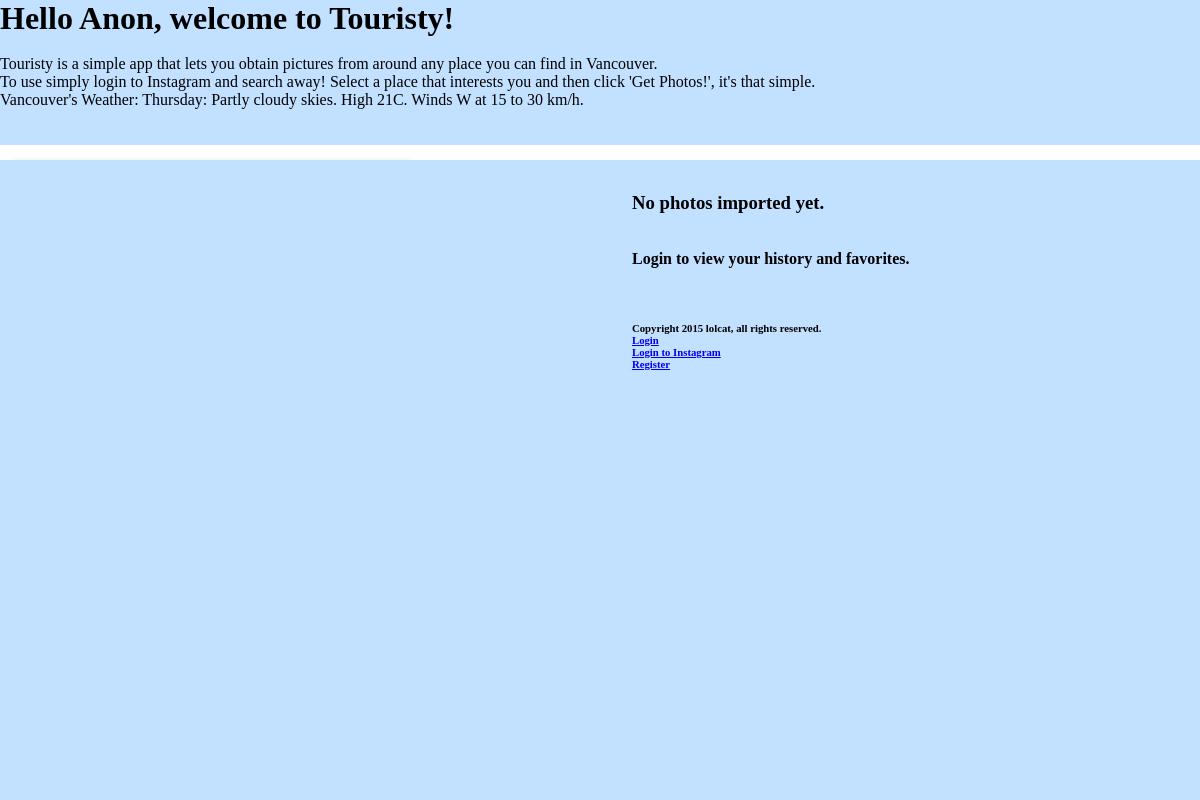
The app's page /, older data.
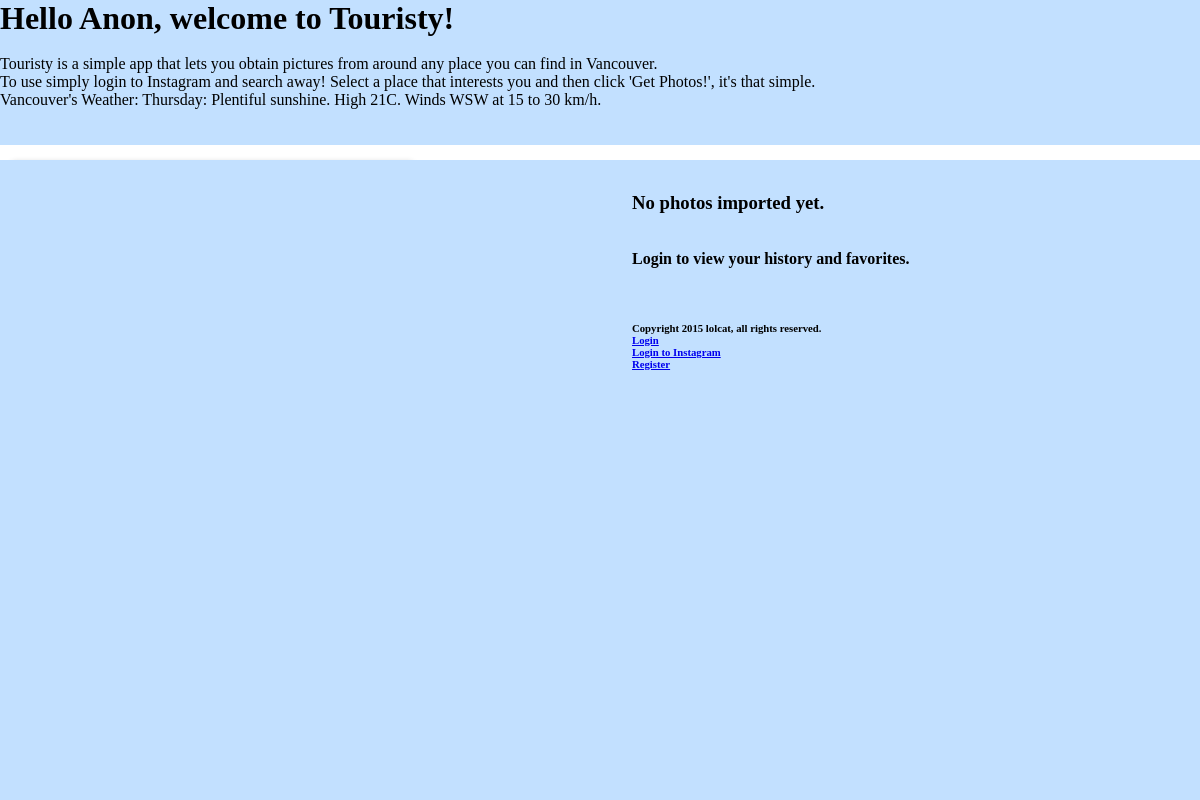
The same page, newer data.
### home/models.py (models this page shows)
class Weather(models.Model):
    date_id = models.DateField(primary_key=True)
    weather_string = models.CharField(max_length=140)
    def __unicode__(self):
        return self.weather_string

### home/views.py (the view)
# urls.py: url(r'^$', views.index, name='index'),
def index(request):
    date = datetime.now()
    context_dict = {'weather' : Weather.objects.get(date_id=date), 'popularity_list' : Popularity.objects.order_by('-lat')}
    if request.method == 'POST':
        user_id_for_follow = request.POST.get('user_id_for_follow')
        if user_id_for_follow:
            print user_id_for_follow
            access_token = request.POST.get('token')
            if access_token:
                print "got access token"
            try:
                api = InstagramAPI(access_token=access_token, client_secret=CONFIG['client_secret'])
                request.session['access_token'] = access_token
                api.follow_user(user_id=str(user_id_for_follow))
                print "followed the poster"
                return render(request, 'home/index.html', {'weather' : Weather.objects.get(date_id=date),
                                                           'popularity_list' : Popularity.objects.order_by('-lat')})
            except Exception as e:
                    print('xxxx',e)
                    return HttpResponse(e)
        else:
            photo_id_for_like = request.POST.get('photo_id_for_like')
            if photo_id_for_like:
                print photo_id_for_like
                access_token = request.POST.get('token')
                if access_token:
                    print "got access token"
                try:
                    api = InstagramAPI(access_token=access_token, client_secret=CONFIG['client_secret'])
                    request.session['access_token'] = access_token
                    print "trying to like the photo"
                    api.like_media(media_id=photo_id_for_like)
                    print "liked the photo"
                    return render(request, 'home/index.html', {'weather' : Weather.objects.get(date_id=date)})
                except Exception as e:
                        print(e)
                        return HttpResponse(e)
            else:
                lat = request.POST.get('lat')
                lng = request.POST.get('lng')
                search_value = request.POST.get('search_value')
                bool_clear_search = request.POST.get('clear_history')
                access_token = request.POST.get('token')
                favorite_place_name = request.POST.get('favorite_place_name')
                user = request.user
                if user.is_anonymous():
                    print "Anonymous user detected, breaking early."
                else:
                    profile = user.userprofile
                    if search_value:
                        profile.history = search_value + '\n' + profile.history
                    elif bool_clear_search:
                        profile.history = ""
                        print "cleared history!!"
                        profile.save()
                        return render(request, 'home/index.html', {'weather' : Weather.objects.get(date_id=date),
                                                                   'popularity_list' : Popularity.objects.order_by('-lat')})
                    if favorite_place_name != "":
                        favorite_place_name = request.POST.get('favorite_place_name')
                        favorite_place_content_string = request.POST.get('favorite_place_content_string')
                        fav = Favorite.objects.get_or_create(user_profile=user, place_name=favorite_place_name, lat=lat, lng=lng, content_string=favorite_place_content_string)
                        print fav
                        print 'Favorite printed!'
                    else:
                        print "Not favorited!"
                    if profile:
                        print "There's a profile!"
                        print user.username
                        print profile.history
                        profile.save()
                    else:
                        print "NO profile.. no login, no history."
                if access_token:
                    try:
                        api = InstagramAPI(access_token=access_token, client_secret=CONFIG['client_secret'])
                        request.session['access_token'] = access_token
                        print "Real ones ", lat, lng
                        media_search = api.media_search(lat=lat, lng=lng, distance=100)
                        photos = {}
                        times = []
                        for media in media_search:
                            photos[media] = media.get_standard_resolution_url()
                            times.append(media.created_time)
                        location_popularity = calculate_popularity(times)
                        p = Popularity.objects.create(lat=lat,lng=lng,pop=location_popularity)
                        popularity_list = Popularity.objects.order_by('-lat')
                        for popular in popularity_list:
                            if (str(popular.lat) == lat and str(popular.lng) == lng):
                                popular.delete()
                                print 'overwrite popularity'
                        p.save()
                        context_dict = {'access_token': access_token, 'photos': photos,
                                        'weather' : Weather.objects.get(date_id=date), 'popularity_list': popularity_list}
                    except Exception as e:
                        print(e)
                else:
                    code = request.GET.get("code")
                    if not code:
                        return HttpResponse('missing code. \n Please ensure you are logged in instagram before searching for places!')
                    try:
                        access_token, user_info = unauthenticated_api.exchange_code_for_access_token(code)
                        if not access_token:
                            return HttpResponse('Could not get access token')
                        api = InstagramAPI(access_token=access_token, client_secret=CONFIG['client_secret'])
                        request.session['access_token'] = access_token
                        print "Real ones ", lat, lng
                        media_search = api.media_search(lat=lat, lng=lng, distance=100)
                        photos = {}
                        times = []
                        for media in media_search:
                            photos[media] = media.get_standard_resolution_url()
                            times.append(media.created_time)
                        location_popularity = calculate_popularity(times)
                        p = Popularity.objects.create(lat=lat,lng=lng,pop=location_popularity)
                        popularity_list = Popularity.objects.order_by('-lat')
                        for popular in popularity_list:
                            if (str(popular.lat) == lat and str(popular.lng) == lng):
                                popular.delete()
                                print 'overwrite popularity'
                        p.save()
                        context_dict = {'access_token': access_token, 'photos': photos,
                                        'weather' : Weather.objects.get(date_id=date), 'popularity_list': popularity_list}
                    except Exception as e:
                        print(e)
                return render(request, 'home/index.html', context_dict)
    else:
        return render(request, 'home/index.html', context_dict)

### home/templates/home/index.html (shortened to what this page needs)
<!DOCTYPE html>
<html>
{% load staticfiles %}
<head>
</head>
<div id="top-div">
    {% if user.is_authenticated %}
    <h1>Hello {{ user.username }}, welcome back to Touristy! </h1> <br>
    {% else %}
    <h1>Hello Anon, welcome to Touristy!</h1><br>
    {% endif %}
    <p>Touristy is a simple app that lets you obtain pictures from around any place you can find in Vancouver. <br>
        To use simply login to Instagram and search away! Select a place that interests you and then click 'Get Photos!', it's that simple.
        <br>
        Vancouver's Weather: {{ weather }}<br>
        <br> <br></p>
</div>
<div id="map-canvas"></div>
<div id="instagram">
    {% if photos %}
    <h1> Photos from that area! </h1> <br>
    {% for media,photo in photos.items  %}
    <img src="{{ photo }}" alt="Photo" width="190">
    <form id="likable" method="post" action="/home/">
        {% csrf_token %}
        <input type="hidden" id="photo_id_for_like" name = "photo_id_for_like" value="{{media.id}}"/>
        {{media.like_count}} Likes
        <input type="submit" value="Like!" />
        {% if access_token %}
        <input type="hidden" id="token" name="token" value="{{ access_token }}" />
        {% else %}
        <input type="hidden" id="token" name="token" value="" />
        {% endif %}
    </form>
    <form id="followable" method="post" action="/home/">
        {% csrf_token %}
        <input type="hidden" id="user_id_for_follow" name = "user_id_for_follow" value="{{media.user.id}}"/>
        <input type="submit" value="Follow!" />
        {% if access_token %}
        <input type="hidden" id="token" name="token" value="{{ access_token }}" />
        {% else %}
        <input type="hidden" id="token" name="token" value="" />
        {% endif %}
    </form>
    {% endfor %}
    {% else %}
    <h3>No photos imported yet.</h3>
    {% endif %}
    <br>
    <br>
    {% if not user.is_authenticated %}
    <h4> Login to view your history and favorites. </h4><br>
    {% endif %}
    <br>
    <br>
    <h6 id="footertext">Copyright 2015 lolcat, all rights reserved. <br>
        {% if not user.is_authenticated %}
        <a href="/login">Login</a> <br>
        <a href="/login/instagram_login">Login to Instagram</a><br>
        <a href="/login/register">Register</a>
        {% endif %}
        <br>
        <br>
</div>
</body>
</html>

### home/templates/home/index.html (style rules this page uses)
html, body, * { padding: 0; margin: 0; }
html { width: 100%; height: 100%; position: absolute; }
#top-div { background: #C2E0FF; position: relative; left: 0; top: 80%; bottom: 0; right: 0; overflow: hidden; }
#map-canvas { background: #C2E0FF; position: absolute; left: 0; top: 20%; bottom: 0; right: 50%; overflow: hidden; padding: 2em; }
#instagram { background: #C2E0FF; position: absolute; left: 50%; top: 20%; bottom: 0; right: 0; overflow-y: auto; padding: 2em; }

Row changes from the older to the newer data that the page shows:
changed Weather: weather_string "Thursday: Partly cloudy skies. High 21C. Winds W at 15 to 30 km/h." → "Thursday: Plentiful sunshine. High 21C. Winds WSW at 15 to 30 km/h."
